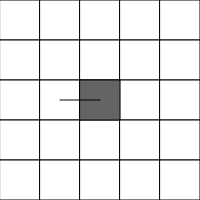
Frame 1 (no input)
Frame 60 (no input): identical to frame 1, image omitted
Frame 120 (the mouse pressed at the canvas centre since frame 60): identical to frame 1, image omitted

The p5.js sketch that drew this single still picture (run headless with seeded random() and noise() and a simulated clock; from frame 60 on, the mouse is pressed at the canvas centre):

// p5.js sketch
// ── sketch.js
let fac;
let cur;
let scale = 40;
let dir = {
        u: [1,0],
        r: [0,1],
        l: [0,-1],
        d: [-1,0]
    }
function setup() {
  createCanvas(200, 200);
  rectMode(CORNER);
  createButtons();
  _place(0,0, 'u')
  _move()
  _right()
  _right()
  _move()
  console.info(cur)
}

function createButtons() {
  mvbtn = createButton('MOVE');
  //button.position(0, 0);
  mvbtn.mousePressed(_move);
  rightbtn = createButton('RIGHT');
  //button.position(0, 0);
  rightbtn.mousePressed(_right);
  leftbtn = createButton('LEFT');
  //button.position(0, 0);
  leftbtn.mousePressed(_left);
  
}

function draw() {
    background(220);
    rectMode(CORNER);
    fill(255)
    for(let i=0;i<5;i++){
        for(let j=0;j<5;j++){
            rect(i *scale,j*scale, scale,scale)
        }
    }
    translate(100,100)
    fill(100)
    rectMode(CENTER);
    rect(cur.x *scale,cur.y*scale, scale,scale)
    let tt = p5.Vector.add(cur,fac)
    line(cur.x*scale,cur.y*scale,tt.x*scale,tt.y*scale)
}

function _place(x,y,f) {
  cur = createVector(x,y)
  fac = createVector(...dir[f])
}
function _move() {
  cur = p5.Vector.add(cur,fac)
}
function _right() {
  f = fac.rotate(HALF_PI)
}

function _left() {
  f = fac.rotate(-HALF_PI)
}
